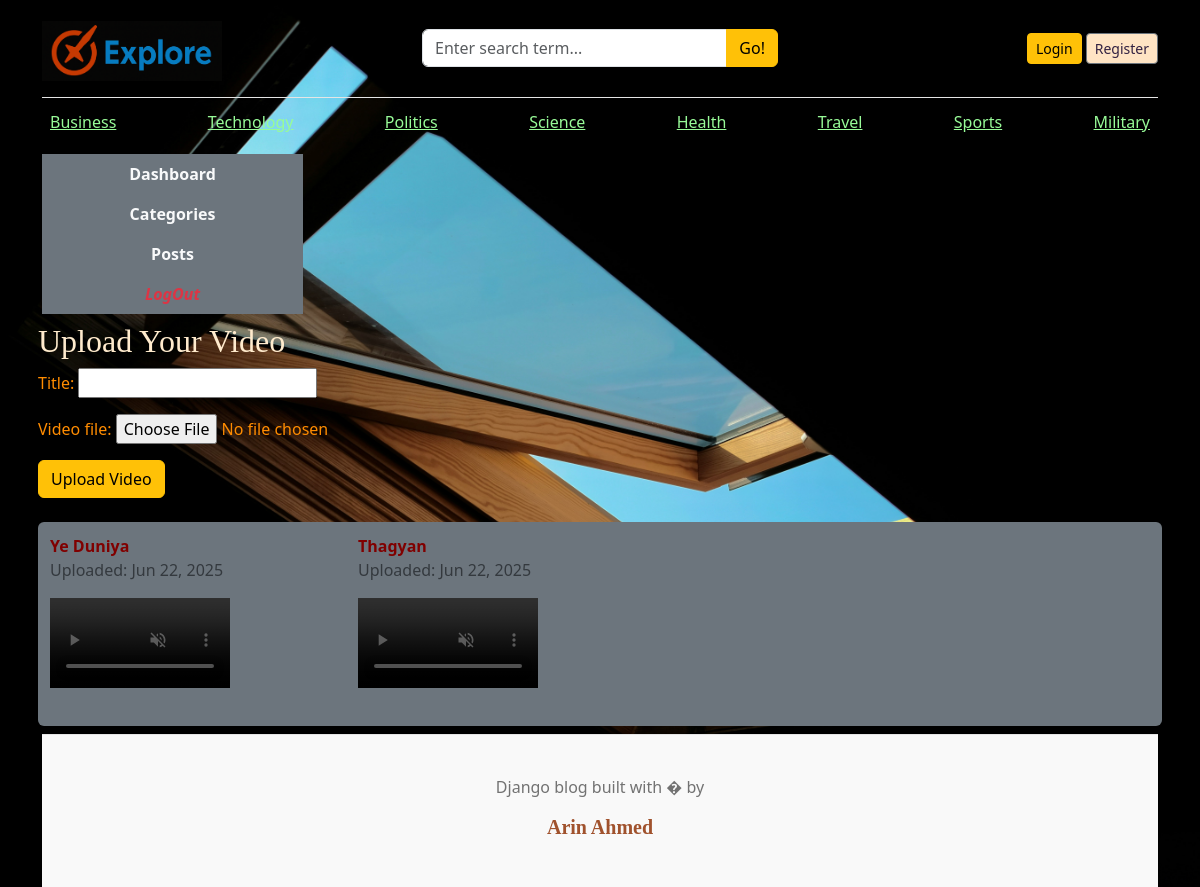
Screenshot of /uploadV/ with the database file from the repository.
### blogs/models.py (models this page shows, shortened)
class Image(models.Model):
    title = models.CharField(max_length=50)
    image_file = models.ImageField(upload_to='images/')  # Saves to `MEDIA_ROOT/images/`
    uploaded_at = models.DateTimeField(auto_now_add=True)

class Category(models.Model):
    category_name = models.CharField(max_length=50,unique=True) # unique = True krle nam ta unique hisbe nibe,jeta second time use kra jbe na
    created_at = models.DateTimeField(auto_now_add=True)
    updated_at = models.DateTimeField(auto_now=True)
    class Meta:
        verbose_name_plural = 'Categories'

class Video(models.Model):
    title = models.CharField(max_length=20)
    video_file = models.FileField(upload_to='videos/')
    uploaded_at = models.DateTimeField(auto_now_add=True)

### Blog_main/views.py (the view)
# urls.py: path('uploadV/', views.upload_video, name='upload_video'),
def upload_video(request):
    videos = Video.objects.all().order_by('-uploaded_at')
    if request.method == 'POST':
        form = VideoForm(request.POST, request.FILES)
        if form.is_valid():
            form.save()
            return redirect('upload_video')
    else:
        form = VideoForm()
    return render(request, 'dashboard/upload_video.html', {'form': form,'videos':videos,})

### Blog_main/forms.py
class VideoForm(forms.ModelForm):
    class Meta:
        model = Video
        fields = ['title', 'video_file']

### blogs/context_processors.py (called while the page is built)
def get_categories(rqst):
    categories = Category.objects.all()
    return dict(categories = categories) # ekhn autometically categories gula prottekta html page a dhuke jabe

def get_social_links(rqst):
    social_links = SocialLink.objects.all()
    return dict(social_links=social_links)

def image1(rqst):
    logo = Image.objects.get(title="Logo")
    return {'image1':logo}

def image2(rqst):
    WebsiteName = Image.objects.get(title="WebsiteName")
    return {'image2':WebsiteName}

def image3(rqst):
    BackgroundImage = Image.objects.get(title="BackgroundImage")
    return {'image3':BackgroundImage}

### templates/dashboard/upload_video.html (shortened to what this page needs)
{% extends "base.html" %}
{% block content %}
<div class="row">
    {% include 'dashboard/sidebar.html' %}
    <div class="container p-2 m-auto" style="align-items: center;">
        <h2 style="color: blanchedalmond;">Upload Your Video</h2>
        <form method="post" enctype="multipart/form-data">
        {{ form.as_p }}
        <button class="btn btn-warning" type="submit">Upload Video</button>
    </form> <br>
    <div class="p-2 bg-secondary rounded">
            <table style="border: 0;" cellspacing="10" cellpadding="0">
              <tr>
                    {% for i in videos %}
                    <td class="p-1">
                        <header style="color:maroon !important;"><b>{{i.title}}</b><p class="text-muted">Uploaded: {{ i.uploaded_at|date:"M d, Y" }}</p></header>
                        <video width="60%" height="auto" muted loop controls style="margin-bottom: 20px;" >
                            <source src="{{i.video_file.url}}" type="video/mp4">
                        </video>
                    </td>
                    {% endfor %}
                </tr>
            </table>
    </div>
</div>
{% endblock %}

### templates/base.html (shortened to what this page needs)
<!DOCTYPE html>
<html lang="en">
{% load static %}
<head>
    <link rel="stylesheet" href="https://cdnjs.cloudflare.com/ajax/libs/font-awesome/4.7.0/css/font-awesome.min.css">
    <link href="https://cdn.jsdelivr.net/npm/bootstrap@5.3.3/dist/css/bootstrap.min.css" rel="stylesheet">
    <link rel="stylesheet" href="{% static 'css/blog.css' %}">
</head>
<body>
    <div class="container">
      <header class="blog-header py-3">
        <div class="row flex-nowrap justify-content-between align-items-center">
          <div class="col-4 pt-1">
            <a class="blog-header-logo" id="headLine" href="/"><img src="{{image2.image_file.url}}" alt="Explore" style="height: 60px; width:180px"></a>
          </div>
          <div class="col-4">
            <form action="{% url 'search' %}" method="GET">
              <div class="input-group">
                <input class="form-control" type="text" name="keyword" value="{{kywrd}}" placeholder="Enter search term..." autocomplete="off" aria-label="Enter search term..." aria-describedby="button-search" />
                <button type="submit" class="btn btn-warning" id="button-search" type="button">Go!</button>
            </div>
            </form>
          </div>
          <div class="col-4 d-flex justify-content-end align-items-center">
            {% block navigation_links %}
            {% if not user.is_authenticated %}
            <a class="btn btn-sm btn-warning" id="login" href="{% url 'login' %}">Login</a> &nbsp;
            <a class="btn btn-sm btn-outline-secondary" id="rgstr" href="{% url 'register' %}">Register</a>
            {% else %}
            <span><a href="{% url 'dashboard' %}" class="btn lggdin" style="color:brown ; background-color:black "><i><b>Dashboard</b></i></a></span>
            &emsp;
            <span><a href="{% url 'logout' %}" id="lo_btn" class="btn btn-danger"><i><b>LogOut</b></i></a></span>
            {% endif %}
            {% endblock %}
          </div>
        </div>
      </header>
      <div class="nav-scroller py-1 mb-2">
        <nav class="nav d-flex justify-content-between">
        {% for cat in categories %}
          <a class="p-2" id="cat_nam" href="{% url 'posts_by_category' cat.id %}" style="color:palegreen;">{{cat.category_name}}</a>
        {% endfor %}
        </nav>
      </div>
    {% block content %}
    {% endblock %}
    </div>
    <footer class="blog-footer">
        <p>Django blog built with � by <h5 style="color:sienna !important;"><b>Arin Ahmed</b></h5></p>
    </footer>
</body>
</html>

### static/css/blog.css (style rules this page uses)
.blog-header { border-bottom: 1px solid #e5e5e5; }
.blog-header-logo { font-family: "Playfair Display", Georgia, "Times New Roman", serif; font-size: 2.25rem; }
h1, h2, h3, h4, h5, h6 { font-family: "Playfair Display", Georgia, "Times New Roman", serif; }
.blog-footer { padding: 2.5rem 0; color: #727272; text-align: center; background-color: #f9f9f9; border-top: .05rem solid #e5e5e5; }

### rows the page displays
Image: image_file (picture)
Category: category_name "Business"
Category: category_name "Technology"
Category: category_name "Politics"
Category: category_name "Science"
Category: category_name "Health"
Category: category_name "Travel"
Category: category_name "Sports"
Category: category_name "Military"
Video: title "Ye Duniya", uploaded_at "Jun 22, 2025"
Video: title "Thagyan", uploaded_at "Jun 22, 2025"
